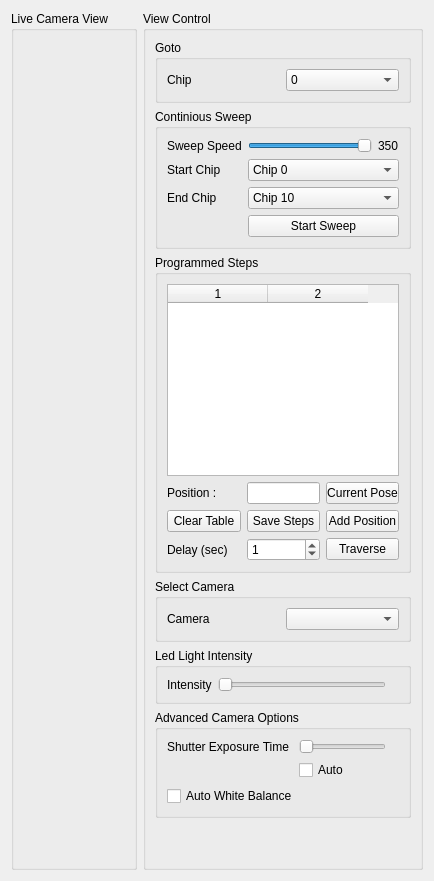
      <widget class="QWidget" name="cameraViewTab">
       <property name="mouseTracking">
        <bool>true</bool>
       </property>
       <attribute name="title">
        <string>Camera View</string>
       </attribute>
       <layout class="QHBoxLayout" name="horizontalLayout_3">
        <item>
         <layout class="QGridLayout" name="gridLayout_12" rowstretch="0">
          <property name="sizeConstraint">
           <enum>QLayout::SetMaximumSize</enum>
          </property>
          <property name="leftMargin">
           <number>0</number>
          </property>
          <property name="rightMargin">
           <number>0</number>
          </property>
          <property name="spacing">
           <number>6</number>
          </property>
          <item row="0" column="0">
           <widget class="QGroupBox" name="groupBox_15">
            <property name="sizePolicy">
             <sizepolicy hsizetype="Expanding" vsizetype="Expanding">
              <horstretch>0</horstretch>
              <verstretch>0</verstretch>
             </sizepolicy>
            </property>
            <property name="minimumSize">
             <size>
              <width>0</width>
              <height>0</height>
             </size>
            </property>
            <property name="title">
             <string>Live Camera View</string>
            </property>
            <layout class="QVBoxLayout" name="verticalLayout_21">
             <property name="spacing">
              <number>0</number>
             </property>
             <property name="sizeConstraint">
              <enum>QLayout::SetMaximumSize</enum>
             </property>
             <property name="margin">
              <number>0</number>
             </property>
             <item>
              <widget class="QOpenCVWidget" name="cvWidget" native="true">
               <property name="sizePolicy">
                <sizepolicy hsizetype="Preferred" vsizetype="Preferred">
                 <horstretch>0</horstretch>
                 <verstretch>0</verstretch>
                </sizepolicy>
               </property>
              </widget>
             </item>
            </layout>
           </widget>
          </item>
          <item row="0" column="1">
           <widget class="QGroupBox" name="groupBox_16">
            <property name="sizePolicy">
             <sizepolicy hsizetype="Preferred" vsizetype="Preferred">
              <horstretch>0</horstretch>
              <verstretch>0</verstretch>
             </sizepolicy>
            </property>
            <property name="minimumSize">
             <size>
              <width>0</width>
              <height>0</height>
             </size>
            </property>
            <property name="maximumSize">
             <size>
              <width>280</width>
              <height>16777215</height>
             </size>
            </property>
            <property name="title">
             <string>View Control</string>
            </property>
            <layout class="QVBoxLayout" name="verticalLayout_23">
             <item>
              <layout class="QVBoxLayout" name="verticalLayout_22">
               <item>
                <widget class="QGroupBox" name="groupBox_17">
                 <property name="title">
                  <string>Goto</string>
                 </property>
                 <layout class="QGridLayout" name="gridLayout_26">
                  <item row="0" column="0">
                   <layout class="QGridLayout" name="gridLayout_25">
                    <item row="0" column="0">
                     <widget class="QLabel" name="label_6">
                      <property name="text">
                       <string>Chip</string>
                      </property>
                     </widget>
                    </item>
                    <item row="0" column="1">
                     <widget class="QComboBox" name="comboBox">
                      <item>
                       <property name="text">
                        <string>0</string>
                       </property>
                      </item>
                      <item>
                       <property name="text">
                        <string>1</string>
                       </property>
                      </item>
                      <item>
                       <property name="text">
                        <string>2</string>
                       </property>
                      </item>
                      <item>
                       <property name="text">
                        <string>3</string>
                       </property>
                      </item>
                      <item>
                       <property name="text">
                        <string>4</string>
                       </property>
                      </item>
                      <item>
                       <property name="text">
                        <string>5</string>
                       </property>
                      </item>
                      <item>
                       <property name="text">
                        <string>6</string>
                       </property>
                      </item>
                      <item>
                       <property name="text">
                        <string>7</string>
                       </property>
                      </item>
                      <item>
                       <property name="text">
                        <string>8</string>
                       </property>
                      </item>
                      <item>
                       <property name="text">
                        <string>9</string>
                       </property>
                      </item>
                      <item>
                       <property name="text">
                        <string>10</string>
                       </property>
                      </item>
                     </widget>
                    </item>
                   </layout>
                  </item>
                 </layout>
                </widget>
               </item>
              </layout>
             </item>
             <item>
              <widget class="QGroupBox" name="groupBox_18">
               <property name="title">
                <string>Continious Sweep</string>
               </property>
               <layout class="QGridLayout" name="gridLayout_28">
                <item row="0" column="0">
                 <layout class="QGridLayout" name="gridLayout_27">
                  <item row="0" column="0">
                   <widget class="QLabel" name="linearSpeedLabel">
                    <property name="text">
                     <string>Sweep Speed</string>
                    </property>
                   </widget>
                  </item>
                  <item row="0" column="1">
                   <widget class="QSlider" name="stageSpeed">
                    <property name="minimum">
                     <number>1</number>
                    </property>
                    <property name="maximum">
                     <number>350</number>
                    </property>
                    <property name="value">
                     <number>350</number>
                    </property>
                    <property name="orientation">
                     <enum>Qt::Horizontal</enum>
                    </property>
                   </widget>
                  </item>
                  <item row="0" column="2">
                   <widget class="QLabel" name="label">
                    <property name="text">
                     <string>350</string>
                    </property>
                   </widget>
                  </item>
                  <item row="3" column="1" colspan="2">
                   <widget class="QPushButton" name="continiousSweepBtn">
                    <property name="text">
                     <string>Start Sweep</string>
                    </property>
                   </widget>
                  </item>
                  <item row="1" column="0">
                   <widget class="QLabel" name="label_7">
                    <property name="text">
                     <string>Start Chip</string>
                    </property>
                   </widget>
                  </item>
                  <item row="2" column="0">
                   <widget class="QLabel" name="label_8">
                    <property name="text">
                     <string>End Chip</string>
                    </property>
                   </widget>
                  </item>
                  <item row="1" column="1" colspan="2">
                   <widget class="QComboBox" name="startChipCombo">
                    <item>
                     <property name="text">
                      <string>Chip 0</string>
                     </property>
                    </item>
                    <item>
                     <property name="text">
                      <string>Chip 1</string>
                     </property>
                    </item>
                    <item>
                     <property name="text">
                      <string>Chip 2</string>
                     </property>
                    </item>
                    <item>
                     <property name="text">
                      <string>Chip 3</string>
                     </property>
                    </item>
                    <item>
                     <property name="text">
                      <string>Chip 4</string>
                     </property>
                    </item>
                    <item>
                     <property name="text">
                      <string>Chip 5</string>
                     </property>
                    </item>
                    <item>
                     <property name="text">
                      <string>Chip 6</string>
                     </property>
                    </item>
                    <item>
                     <property name="text">
                      <string>Chip 7</string>
                     </property>
                    </item>
                    <item>
                     <property name="text">
                      <string>Chip 8</string>
                     </property>
                    </item>
                    <item>
                     <property name="text">
                      <string>Chip 9</string>
                     </property>
                    </item>
                    <item>
                     <property name="text">
                      <string>Chip 10</string>
                     </property>
                    </item>
                   </widget>
                  </item>
                  <item row="2" column="1" colspan="2">
                   <widget class="QComboBox" name="endChipCombo">
                    <property name="currentIndex">
                     <number>10</number>
                    </property>
                    <item>
                     <property name="text">
                      <string>Chip 0</string>
                     </property>
                    </item>
                    <item>
                     <property name="text">
                      <string>Chip 1</string>
                     </property>
                    </item>
                    <item>
                     <property name="text">
                      <string>Chip 2</string>
                     </property>
                    </item>
                    <item>
                     <property name="text">
                      <string>Chip 3</string>
                     </property>
                    </item>
                    <item>
                     <property name="text">
                      <string>Chip 4</string>
                     </property>
                    </item>
                    <item>
                     <property name="text">
                      <string>Chip 5</string>
                     </property>
                    </item>
                    <item>
                     <property name="text">
                      <string>Chip 6</string>
                     </property>
                    </item>
                    <item>
                     <property name="text">
                      <string>Chip 7</string>
                     </property>
                    </item>
                    <item>
                     <property name="text">
                      <string>Chip 8</string>
                     </property>
                    </item>
                    <item>
                     <property name="text">
                      <string>Chip 9</string>
                     </property>
                    </item>
                    <item>
                     <property name="text">
                      <string>Chip 10</string>
                     </property>
                    </item>
                   </widget>
                  </item>
                 </layout>
                </item>
               </layout>
              </widget>
             </item>
             <item>
              <widget class="QGroupBox" name="groupBox_19">
               <property name="title">
                <string>Programmed Steps</string>
               </property>
               <layout class="QGridLayout" name="gridLayout_30">
                <item row="0" column="0">
                 <layout class="QGridLayout" name="gridLayout_29">
                  <item row="1" column="0">
                   <widget class="QLabel" name="label_9">
                    <property name="text">
                     <string>Position :</string>
                    </property>
                   </widget>
                  </item>
                  <item row="1" column="2">
                   <widget class="QPushButton" name="fillCurrentPose">
                    <property name="text">
                     <string>Current Pose</string>
                    </property>
                   </widget>
                  </item>
                  <item row="2" column="2">
                   <widget class="QPushButton" name="addProgPose">
                    <property name="text">
                     <string>Add Position</string>
                    </property>
                   </widget>
                  </item>
                  <item row="0" column="0" colspan="3">
                   <widget class="QTableWidget" name="programmedPositionView">
                    <property name="selectionBehavior">
                     <enum>QAbstractItemView::SelectRows</enum>
                    </property>
                    <property name="columnCount">
                     <number>2</number>
                    </property>
                    <column/>
                    <column/>
                   </widget>
                  </item>
                  <item row="1" column="1">
                   <widget class="QLineEdit" name="programmedPos">
                    <property name="minimumSize">
                     <size>
                      <width>0</width>
                      <height>0</height>
                     </size>
                    </property>
                   </widget>
                  </item>
                  <item row="2" column="1">
                   <widget class="QPushButton" name="saveProgrammedList">
                    <property name="text">
                     <string>Save Steps</string>
                    </property>
                   </widget>
                  </item>
                  <item row="2" column="0">
                   <widget class="QPushButton" name="clearProgrammedList">
                    <property name="text">
                     <string>Clear Table</string>
                    </property>
                   </widget>
                  </item>
                  <item row="3" column="1">
                   <widget class="QSpinBox" name="delayBetweenSteps">
                    <property name="value">
                     <number>1</number>
                    </property>
                   </widget>
                  </item>
                  <item row="3" column="0">
                   <widget class="QLabel" name="label_10">
                    <property name="text">
                     <string>Delay (sec)</string>
                    </property>
                   </widget>
                  </item>
                  <item row="3" column="2">
                   <widget class="QPushButton" name="traverseSteps">
                    <property name="text">
                     <string>Traverse</string>
                    </property>
                   </widget>
                  </item>
                 </layout>
                </item>
               </layout>
              </widget>
             </item>
             <item>
              <widget class="QGroupBox" name="groupBox_23">
               <property name="title">
                <string>Select Camera</string>
               </property>
               <layout class="QGridLayout" name="gridLayout_37">
                <item row="0" column="0">
                 <layout class="QGridLayout" name="gridLayout_36">
                  <item row="0" column="0">
                   <widget class="QLabel" name="label_18">
                    <property name="text">
                     <string>Camera</string>
                    </property>
                   </widget>
                  </item>
                  <item row="0" column="1">
                   <widget class="QComboBox" name="availableCamerasCB"/>
                  </item>
                 </layout>
                </item>
               </layout>
              </widget>
             </item>
             <item>
              <widget class="QGroupBox" name="groupBox_3">
               <property name="title">
                <string>Led Light Intensity</string>
               </property>
               <layout class="QGridLayout" name="gridLayout_11">
                <item row="2" column="0">
                 <layout class="QGridLayout" name="gridLayout_10">
                  <item row="0" column="0">
                   <widget class="QLabel" name="label_2">
                    <property name="text">
                     <string>Intensity</string>
                    </property>
                   </widget>
                  </item>
                  <item row="0" column="1">
                   <widget class="QSlider" name="ledLightIntensitySlider">
                    <property name="maximum">
                     <number>600</number>
                    </property>
                    <property name="orientation">
                     <enum>Qt::Horizontal</enum>
                    </property>
                   </widget>
                  </item>
                  <item row="0" column="2">
                   <widget class="QLabel" name="ledLightIntensityValue">
                    <property name="text">
                     <string/>
                    </property>
                   </widget>
                  </item>
                 </layout>
                </item>
               </layout>
              </widget>
             </item>
             <item>
              <widget class="QGroupBox" name="groupBox_21">
               <property name="title">
                <string>Advanced Camera Options</string>
               </property>
               <layout class="QGridLayout" name="gridLayout_34">
                <item row="0" column="0">
                 <layout class="QGridLayout" name="gridLayout_33">
                  <item row="1" column="1">
                   <widget class="QSlider" name="shutterSpeed">
                    <property name="maximum">
                     <number>4095</number>
                    </property>
                    <property name="orientation">
                     <enum>Qt::Horizontal</enum>
                    </property>
                   </widget>
                  </item>
                  <item row="1" column="0">
                   <widget class="QLabel" name="label_11">
                    <property name="text">
                     <string>Shutter Exposure Time </string>
                    </property>
                   </widget>
                  </item>
                  <item row="2" column="1">
                   <widget class="QCheckBox" name="autoShutterSpeed">
                    <property name="text">
                     <string>Auto</string>
                    </property>
                   </widget>
                  </item>
                  <item row="1" column="2">
                   <widget class="QLabel" name="label_12">
                    <property name="text">
                     <string/>
                    </property>
                   </widget>
                  </item>
                  <item row="3" column="0" colspan="2">
                   <widget class="QCheckBox" name="whiteBalanceChkBox">
                    <property name="text">
                     <string>Auto White Balance</string>
                    </property>
                   </widget>
                  </item>
                 </layout>
                </item>
               </layout>
              </widget>
             </item>
             <item>
              <spacer name="verticalSpacer_7">
               <property name="orientation">
                <enum>Qt::Vertical</enum>
               </property>
               <property name="sizeHint" stdset="0">
                <size>
                 <width>20</width>
                 <height>40</height>
                </size>
               </property>
              </spacer>
             </item>
            </layout>
           </widget>
          </item>
         </layout>
        </item>
       </layout>
      </widget>
